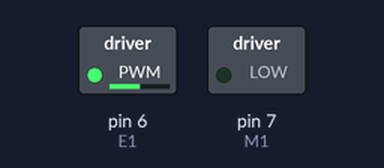
This sketch was run on a simulated Arduino Uno, built with avr-gcc and run on an emulated ATmega328P. Parts: switched loads named in the sketch (green lamp = pin HIGH). What the sketch prints to the serial monitor is not drawn.

Above: at 0.1 s.
Timing chart, 0 to 1.6 s (numbered marks = the images above):
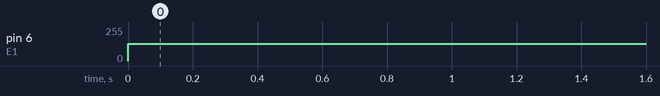

The sketch:

motor-angular-rate.ino
```cpp
// (licence header left out)
// Motor driver PWM pin
const byte E1 = 6;

// Motor driver direction pin
const byte M1 = 7;

// Motor PWM command variable [0-255]
byte u = 0;

// Left wheel encoder digital pins
const byte SIGNAL_A = 8;
const byte SIGNAL_B = 9;

// Encoder ticks per (motor) revolution (TPR)
const int TPR = 3000;

// Wheel radius [m]
const double RHO = 0.0625;

// Counter to keep track of encoder ticks [integer]
volatile long encoder_ticks = 0;

// Variable to store estimated angular rate of left wheel [rad/s]
double omega_L = 0.0;
double vl = 0.0;

// Sampling interval for measurements in milliseconds
const int T = 5000;

// Counters for milliseconds during interval
long t_now = 0;
long t_last = 0;

// This function is called when SIGNAL_A goes HIGH
void decodeEncoderTicks()
{
    if (digitalRead(SIGNAL_B) == LOW)
    {
        // SIGNAL_A leads SIGNAL_B, so count one way
        encoder_ticks--;
    }
    else
    {
        // SIGNAL_B leads SIGNAL_A, so count the other way
        encoder_ticks++;
    }
}

void setup()
{
    // Open the serial port at 9600 bps
    Serial.begin(9600);

    // Set the pin modes for the motor driver
    pinMode(M1, OUTPUT);

    // Set the pin modes for the encoders
    pinMode(SIGNAL_A, INPUT);
    pinMode(SIGNAL_B, INPUT);

    // Every time the pin goes high, this is a pulse
    attachInterrupt(digitalPinToInterrupt(SIGNAL_A), decodeEncoderTicks, RISING);

    // Print a message
    Serial.print("Program initialized.");
    Serial.print("\n");
}

void loop()
{
    // Get the elapsed time [ms]
    t_now = millis();

    if (t_now - t_last >= T)
    {
        // Estimate the rotational speed [rad/s]
        omega_L = 2.0 * PI * ((double)encoder_ticks / (double)TPR) * 1000.0 / (double)(t_now - t_last);
        vl = 0.0625 * omega_L;


        // Print some stuff to the serial monitor
        Serial.print("Encoder ticks: ");
        Serial.print(encoder_ticks);
        Serial.print("\t");
        Serial.print("Estimated linear speed: ");
        Serial.print(vl);
        Serial.print(" rad/s");
        Serial.print("\n");

        // Record the current time [ms]
        t_last = t_now;

        // Reset the encoder ticks counter
        encoder_ticks = 0;
    }

    // Set the wheel motor PWM command [0-255]
    u = 128;

    // Write to the output pins
    digitalWrite(M1, LOW); // Drive forward (left wheels)
    analogWrite(E1, u);    // Write left motors command
}
```

Measured:
- by itself, pin 6 (E1): 0/255 → 128/255 at 0.00 s
